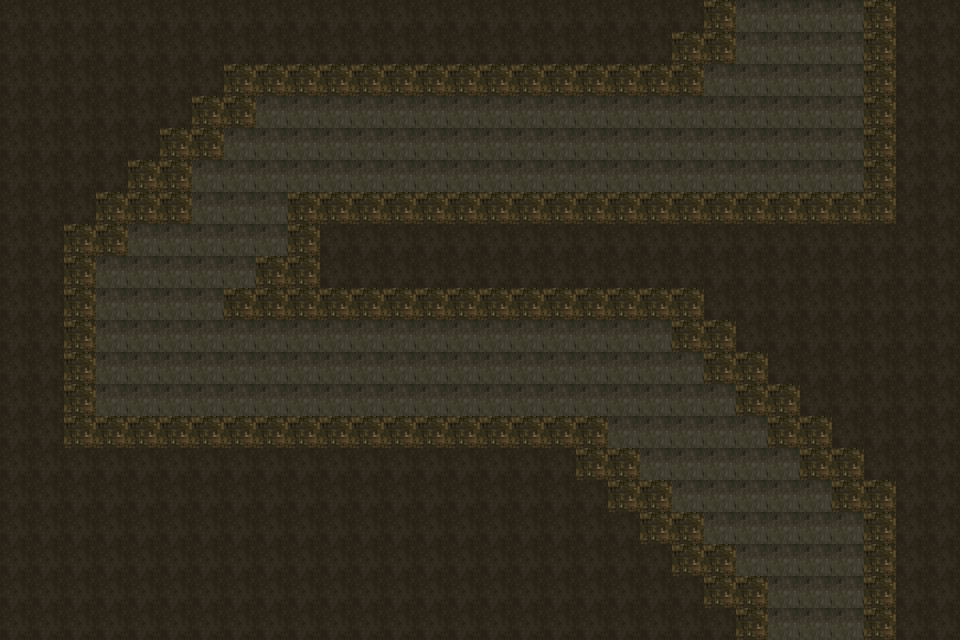

Tiled map render using the project's own tile images. Description and the whole map definition, tile-layer contents included, below:
An orthogonal 30x20 tile map with 32x32 px tiles, 3 tile layers (ground, path, decor) and 1 object (WayPoint).

<map version="1.10" tiledversion="1.10.2" orientation="orthogonal" renderorder="right-down" width="30" height="20" tilewidth="32" tileheight="32" infinite="0" nextlayerid="13" nextobjectid="50">
 <tileset firstgid="1" name="buildings-removebg-preview" tilewidth="32" tileheight="32" tilecount="220" columns="20">
  <image source="buildings-removebg-preview.png" width="669" height="373" />
 </tileset>
 <layer id="1" name="ground" width="30" height="20">
  <data encoding="csv">
122,123,124,125,122,123,124,125,122,123,124,125,122,123,124,125,122,123,124,125,122,123,49,49,49,49,49,49,124,125,
142,144,144,144,142,143,144,145,142,143,144,145,142,143,144,145,142,143,144,145,142,49,49,49,49,49,49,49,144,145,
162,144,144,144,162,163,164,49,49,49,49,49,49,49,49,49,49,49,49,49,49,49,49,49,49,49,49,49,164,165,
182,144,144,144,182,183,49,49,49,49,49,49,49,49,49,49,49,49,49,49,49,49,49,49,49,49,49,49,184,185,
122,123,124,125,122,49,49,49,49,49,49,49,49,49,49,49,49,49,49,49,49,49,49,49,49,49,49,49,124,125,
142,143,144,145,49,49,49,49,49,49,49,49,49,49,49,49,49,49,49,49,49,49,49,49,49,49,49,49,144,145,
162,163,164,49,49,49,49,49,49,49,49,49,49,49,49,49,49,49,49,49,49,49,49,49,49,49,49,49,164,165,
182,183,49,49,49,49,49,49,49,49,182,183,184,185,182,183,184,185,182,183,184,185,182,183,184,185,182,183,184,185,
122,123,49,49,49,49,49,49,49,49,122,123,124,125,122,123,124,125,122,123,124,125,122,123,124,125,122,123,124,125,
142,143,49,49,49,49,49,49,49,49,49,49,49,49,49,49,49,49,49,49,49,49,142,143,144,49,142,143,144,145,
162,163,49,49,49,49,49,49,49,49,49,49,49,49,49,49,49,49,49,49,49,49,49,163,164,165,162,49,164,165,
182,183,49,49,49,49,49,49,49,49,49,49,49,49,49,49,49,49,49,49,49,49,49,49,184,185,182,183,184,185,
122,123,49,49,49,49,49,49,49,49,49,49,49,49,49,49,49,49,49,49,49,49,49,49,49,125,122,123,124,125,
142,143,49,49,49,49,49,49,49,49,49,49,49,49,49,49,49,49,49,49,49,49,49,49,49,49,142,143,144,145,
162,163,164,165,162,163,164,165,162,163,164,165,162,163,164,165,162,163,49,49,49,49,49,49,49,49,49,163,164,165,
182,183,184,185,182,183,184,185,182,183,184,185,182,183,184,185,182,183,184,49,49,49,49,49,49,49,49,49,184,185,
122,123,124,125,122,123,124,125,122,123,124,125,122,123,124,125,122,123,124,125,49,49,49,49,49,49,49,49,124,125,
142,143,144,145,142,143,144,145,142,143,144,145,142,143,144,145,142,143,144,145,142,49,49,49,49,49,49,49,144,145,
162,163,164,165,162,163,164,165,162,163,164,165,162,163,164,165,162,163,164,165,162,163,49,49,49,49,49,49,164,165,
182,183,184,185,182,183,184,185,182,183,184,185,182,183,184,185,182,183,184,185,182,183,184,49,49,49,49,49,184,185
</data>
 </layer>
 <layer id="9" name="path" width="30" height="20">
  <data encoding="csv">
122,122,122,122,122,122,122,122,122,122,122,122,122,122,122,122,122,122,122,122,122,122,122,23,23,23,23,122,122,122,
122,122,122,122,122,122,122,122,122,122,122,122,122,122,122,122,122,122,122,122,122,122,122,23,23,23,23,122,122,122,
122,122,122,122,122,122,122,122,122,122,122,122,122,122,122,122,122,122,122,122,122,122,23,23,23,23,23,122,122,122,
122,122,122,122,122,122,122,122,23,23,23,23,23,23,23,23,23,23,23,23,23,23,23,23,23,23,23,122,122,122,
122,122,122,122,122,122,122,23,23,23,23,23,23,23,23,23,23,23,23,23,23,23,23,23,23,23,23,122,122,122,
122,122,122,122,122,122,23,23,23,23,23,23,23,23,23,23,23,23,23,23,23,23,23,23,23,23,23,122,122,122,
122,122,122,122,122,23,23,23,23,122,122,122,122,122,122,122,122,122,122,122,122,122,122,122,122,122,122,122,122,122,
122,122,122,122,23,23,23,23,23,122,122,122,122,122,122,122,122,122,122,122,122,122,122,122,122,122,122,122,122,122,
122,122,122,23,23,23,23,23,122,122,122,122,122,122,122,122,122,122,122,122,122,122,122,122,122,122,122,122,122,122,
122,122,122,23,23,23,23,122,122,122,122,122,122,122,122,122,122,122,122,122,122,122,122,122,122,122,122,122,122,122,
122,122,122,23,23,23,23,23,23,23,23,23,23,23,23,23,23,23,23,23,23,122,122,122,122,122,122,122,122,122,
122,122,122,23,23,23,23,23,23,23,23,23,23,23,23,23,23,23,23,23,23,23,122,122,122,122,122,122,122,122,
122,122,122,23,23,23,23,23,23,23,23,23,23,23,23,23,23,23,23,23,23,23,23,122,122,122,122,122,122,122,
122,122,122,122,122,122,122,122,122,122,122,122,122,122,122,122,122,122,122,23,23,23,23,23,122,122,122,122,122,122,
122,122,122,122,122,122,122,122,122,122,122,122,122,122,122,122,122,122,122,122,23,23,23,23,23,122,122,122,122,122,
122,122,122,122,122,122,122,122,122,122,122,122,122,122,122,122,122,122,122,122,122,23,23,23,23,23,122,122,122,122,
122,122,122,122,122,122,122,122,122,122,122,122,122,122,122,122,122,122,122,122,122,122,23,23,23,23,23,122,122,122,
122,122,122,122,122,122,122,122,122,122,122,122,122,122,122,122,122,122,122,122,122,122,122,23,23,23,23,122,122,122,
122,122,122,122,122,122,122,122,122,122,122,122,122,122,122,122,122,122,122,122,122,122,122,122,23,23,23,122,122,122,
122,122,122,122,122,122,122,122,122,122,122,122,122,122,122,122,122,122,122,122,122,122,122,122,23,23,23,122,122,122
</data>
 </layer>
 <layer id="8" name="decor" width="30" height="20">
  <data encoding="csv">
0,0,0,0,0,0,0,0,0,0,0,0,0,0,0,0,0,0,0,0,0,0,170,0,0,0,0,170,0,0,
0,0,0,0,0,0,0,0,0,0,0,0,0,0,0,0,0,0,0,0,0,170,170,0,0,0,0,170,0,0,
0,0,0,0,0,0,0,170,170,170,170,170,170,170,170,170,170,170,170,170,170,170,0,0,0,0,0,170,0,0,
0,0,0,0,0,0,170,170,0,0,0,0,0,0,0,0,0,0,0,0,0,0,0,0,0,0,0,170,0,0,
0,0,0,0,0,170,170,0,0,0,0,0,0,0,0,0,0,0,0,0,0,0,0,0,0,0,0,170,0,0,
0,0,0,0,170,170,0,0,0,0,0,0,0,0,0,0,0,0,0,0,0,0,0,0,0,0,0,170,0,0,
0,0,0,170,170,170,0,0,0,170,170,170,170,170,170,170,170,170,170,170,170,170,170,170,170,170,170,170,0,0,
0,0,170,170,0,0,0,0,0,170,0,0,0,0,0,0,0,0,0,0,0,0,0,0,0,0,0,0,0,0,
0,0,170,0,0,0,0,0,170,170,0,0,0,0,0,0,0,0,0,0,0,0,0,0,0,0,0,0,0,0,
0,0,170,0,0,0,0,170,170,170,170,170,170,170,170,170,170,170,170,170,170,170,0,0,0,0,0,0,0,0,
0,0,170,0,0,0,0,0,0,0,0,0,0,0,0,0,0,0,0,0,0,170,170,0,0,0,0,0,0,0,
0,0,170,0,0,0,0,0,0,0,0,0,0,0,0,0,0,0,0,0,0,0,170,170,0,0,0,0,0,0,
0,0,170,0,0,0,0,0,0,0,0,0,0,0,0,0,0,0,0,0,0,0,0,170,170,0,0,0,0,0,
0,0,170,170,170,170,170,170,170,170,170,170,170,170,170,170,170,170,170,0,0,0,0,0,170,170,0,0,0,0,
0,0,0,0,0,0,0,0,0,0,0,0,0,0,0,0,0,0,170,170,0,0,0,0,0,170,170,0,0,0,
0,0,0,0,0,0,0,0,0,0,0,0,0,0,0,0,0,0,0,170,170,0,0,0,0,0,170,170,0,0,
0,0,0,0,0,0,0,0,0,0,0,0,0,0,0,0,0,0,0,0,170,170,0,0,0,0,0,170,0,0,
0,0,0,0,0,0,0,0,0,0,0,0,0,0,0,0,0,0,0,0,0,170,170,0,0,0,0,170,0,0,
0,0,0,0,0,0,0,0,0,0,0,0,0,0,0,0,0,0,0,0,0,0,170,170,0,0,0,170,0,0,
0,0,0,0,0,0,0,0,0,0,0,0,0,0,0,0,0,0,0,0,0,0,0,170,0,0,0,170,0,0
</data>
 </layer>
 <objectgroup id="12" name="way">
  <object id="49" name="way1" type="WayPoint" x="831.988" y="639.167">
   <polyline points="-26,1 -28,-72.0102 -193.929,-254.581 -674.06,-257.361 -675.952,-360.881 -543.542,-507.931 -62.6003,-508.821 -63.0296,-591.962 -61.0295,-638.382" />
  </object>
 </objectgroup>
</map>